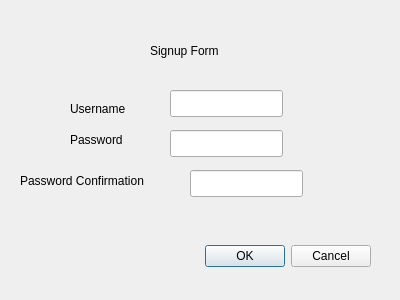
<?xml version="1.0" encoding="UTF-8"?>
<ui version="4.0">
 <class>SignUpDialog</class>
 <widget class="QDialog" name="SignUpDialog">
  <property name="geometry">
   <rect>
    <x>0</x>
    <y>0</y>
    <width>400</width>
    <height>300</height>
   </rect>
  </property>
  <property name="windowTitle">
   <string>Dialog</string>
  </property>
  <widget class="QDialogButtonBox" name="signup_submit">
   <property name="geometry">
    <rect>
     <x>30</x>
     <y>240</y>
     <width>341</width>
     <height>32</height>
    </rect>
   </property>
   <property name="orientation">
    <enum>Qt::Horizontal</enum>
   </property>
   <property name="standardButtons">
    <set>QDialogButtonBox::Cancel|QDialogButtonBox::Ok</set>
   </property>
  </widget>
  <widget class="QLabel" name="label">
   <property name="geometry">
    <rect>
     <x>150</x>
     <y>40</y>
     <width>111</width>
     <height>21</height>
    </rect>
   </property>
   <property name="text">
    <string>Signup Form</string>
   </property>
  </widget>
  <widget class="QLabel" name="label_2">
   <property name="geometry">
    <rect>
     <x>70</x>
     <y>100</y>
     <width>81</width>
     <height>17</height>
    </rect>
   </property>
   <property name="text">
    <string>Username</string>
   </property>
  </widget>
  <widget class="QLabel" name="label_3">
   <property name="geometry">
    <rect>
     <x>70</x>
     <y>130</y>
     <width>81</width>
     <height>20</height>
    </rect>
   </property>
   <property name="text">
    <string>Password</string>
   </property>
  </widget>
  <widget class="QLabel" name="label_4">
   <property name="geometry">
    <rect>
     <x>20</x>
     <y>170</y>
     <width>171</width>
     <height>21</height>
    </rect>
   </property>
   <property name="text">
    <string>Password Confirmation</string>
   </property>
  </widget>
  <widget class="QLineEdit" name="signup_username_textedit">
   <property name="geometry">
    <rect>
     <x>170</x>
     <y>90</y>
     <width>113</width>
     <height>27</height>
    </rect>
   </property>
  </widget>
  <widget class="QLineEdit" name="signup_password_textedit">
   <property name="geometry">
    <rect>
     <x>170</x>
     <y>130</y>
     <width>113</width>
     <height>27</height>
    </rect>
   </property>
   <property name="echoMode">
    <enum>QLineEdit::Password</enum>
   </property>
  </widget>
  <widget class="QLineEdit" name="signup_passwordconf_textedit">
   <property name="geometry">
    <rect>
     <x>190</x>
     <y>170</y>
     <width>113</width>
     <height>27</height>
    </rect>
   </property>
   <property name="echoMode">
    <enum>QLineEdit::Password</enum>
   </property>
  </widget>
 </widget>
 <resources/>
 <connections>
  <connection>
   <sender>signup_submit</sender>
   <signal>accepted()</signal>
   <receiver>SignUpDialog</receiver>
   <slot>accept()</slot>
   <hints>
    <hint type="sourcelabel">
     <x>248</x>
     <y>254</y>
    </hint>
    <hint type="destinationlabel">
     <x>157</x>
     <y>274</y>
    </hint>
   </hints>
  </connection>
  <connection>
   <sender>signup_submit</sender>
   <signal>rejected()</signal>
   <receiver>SignUpDialog</receiver>
   <slot>reject()</slot>
   <hints>
    <hint type="sourcelabel">
     <x>316</x>
     <y>260</y>
    </hint>
    <hint type="destinationlabel">
     <x>286</x>
     <y>274</y>
    </hint>
   </hints>
  </connection>
 </connections>
</ui>
